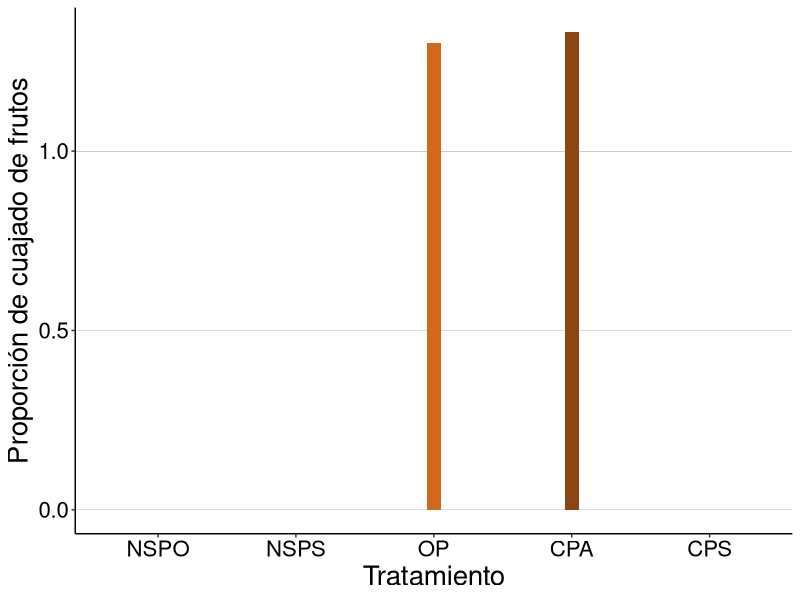

R code for this plot: (Note: this script raises an error after producing the figure.)
## ---- chunk 1
knitr::opts_chunk$set(warning = FALSE, message = FALSE, echo = FALSE)
library(readxl)
data<-read_excel("database.xlsx", sheet = "III poliniza")

data$Tratamiento <- factor(data$Tratamiento,
                   levels = c("Libre", "Auto","Auto *", "Cruzado =","Cruzado *"),
                   labels = c("[OP]", "[NSPO]","[NSPS]", "[CPS]","[CPA]"))

data$Tratamiento<-as.factor(data$Tratamiento)
data$Ef<-as.numeric(data$Ef)
data$Tratamiento<-factor(data$Tratamiento,levels=c("[NSPO]","[NSPS]","[OP]","[CPA]", "[CPS]"))
## ---- chunk 2
knitr::opts_chunk$set(warning = FALSE, message = FALSE, echo = FALSE)

datapol<-read_excel("database.xlsx", sheet = "III polin")

datapol$TRA <- factor(datapol$TRA,
                   levels = c("NSPO","NSPS","OP","CPA", "CPS"))

library(ggplot2)
G2<-ggplot(data=datapol, aes(x=TRA, y=PROP, fill=TRA)) +
  geom_bar(stat="identity", position="stack", width=0.1) +
  theme_classic()+
  labs(y="Proporción de cuajado de frutos", x="Tratamiento")+
  scale_fill_manual(values = c("coral4","coral","chocolate","chocolate4","tan3"))+
  theme(text = element_text(size=20))+
  theme(legend.title=element_blank())+
  theme(legend.position = "none")+
  theme(panel.grid.major.y = element_line(size=0.05, color='black'))+
  theme(panel.grid.major.x = element_blank())+
  theme(text = element_text(size=20, color='black'))+
  theme(axis.text = element_text(color='black'))
G2

## ---- chunk 3
knitr::opts_chunk$set(warning = FALSE, message = FALSE, echo = FALSE)

polin<-read_excel("database.xlsx", sheet = "III polin")

polin$Tratamiento <- as.factor(polin$TRA)

library(glmmTMB)
# Modelo ajustado (binomial con sobre/subdispersión)
model <- glm(PROP ~ Tratamiento, data = polin, weights = TOTAL,  family = "quasibinomial")

# Supuestos
RP <- resid(model, type = "pearson")
ajust <- fitted(model)

# Gráfico de residuos vs predichos
plot(ajust, RP, xlab="Predichos", ylab= "Residuos de Pearson", main="Gráfico de RP vs PRED", cex.main=.8)
plot(model, which = c(4)) 

# Sub o sobredispersión
sum(RP^2) / (model$df.res)

## ---- chunk 4
knitr::opts_chunk$set(warning = FALSE, message = FALSE, echo = FALSE)

summary(model)

library(car)
Anova(model)

drop1(model, test = "Chi")
drop1(model, test = "LRT")

library(emmeans)
emmeans(model, pairwise ~ Tratamiento, type ="response")


## ---- chunk 5
knitr::opts_chunk$set(warning = FALSE, message = FALSE, echo = FALSE)

library(ggplot2)
gg_polin <- ggplot(polin, aes(Tratamiento, PROP, color = Tratamiento)) +
  geom_point(size=8) +
  geom_smooth(method = "glm", method.args = list(family = "binomial"), se = FALSE) +
  labs(x = "Tratamiento de polinización", y = "Cuajado de frutos") +
  theme_classic()+
  theme(text = element_text(size=20))+
  theme(legend.title=element_blank())+
  theme(legend.position = "bottom")+
  theme(panel.grid.major.y = element_line(size=0.05, color='black'))+
  theme(panel.grid.major.x = element_blank())+
  theme(axis.text = element_text(color='black'))+
  scale_color_viridis_d(option="D", end=0.8)
gg_polin
